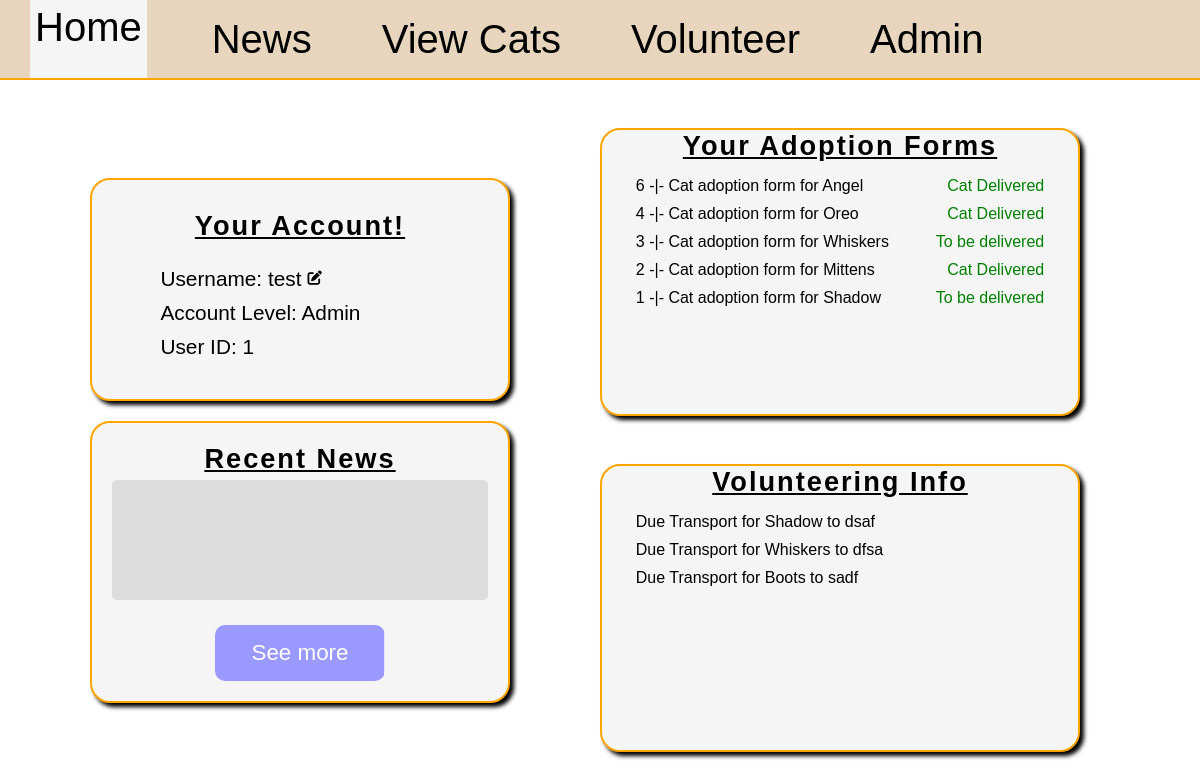
/home/1, run on the app's committed database.
### db_management.py (models this page shows)
class User(db.Model):
    id = db.Column(db.Integer, primary_key=True)
    username = db.Column(db.String(50), nullable=False, unique=True)
    password = db.Column(db.String(50), nullable=False)
    level = db.Column(db.String(50), nullable=False)
    news = db.relationship("News", backref="author", lazy=True)
    forms = db.relationship("AdoptionForm", backref="user", lazy=True)
    volunteer_request = db.relationship(
        "VolunteerRequest", backref="user", lazy=True
    )
    transport = db.relationship("CatTransport", backref="user", lazy=True)

class AdoptionForm(db.Model):
    id = db.Column(db.Integer, primary_key=True)
    address = db.Column(db.String(30), nullable=False)
    other_pets = db.Column(db.Integer, nullable=False)
    reason = db.Column(db.String(100), nullable=False)
    cat_id = db.Column(db.Integer, db.ForeignKey("cat.id"), nullable=False)
    user_id = db.Column(db.Integer, db.ForeignKey("user.id"), nullable=False)
    review = db.relationship(
        "AdoptionFormReview", backref="form", uselist=False
    )

class Cat(db.Model):
    id = db.Column(db.Integer, primary_key=True)
    name = db.Column(db.String(25), nullable=False)
    bio = db.Column(db.String(100), nullable=False)
    age = db.Column(db.Integer, nullable=False)
    gender = db.Column(db.String(1), nullable=False)
    image = db.Column(db.String(100))
    room = db.Column(db.String(2))
    adopted = db.Column(db.Boolean, nullable=False, default=False)
    forms = db.relationship("AdoptionForm", backref="cat", lazy=True)
    transport = db.relationship(
        "CatTransport", backref="cat", lazy=True, uselist=False
    )

class AdoptionFormReview(db.Model):
    id = db.Column(db.Integer, primary_key=True)
    status = db.Column(db.String(30), nullable=False)
    reason = db.Column(db.String(30))
    form_id = db.Column(
        db.Integer,
        db.ForeignKey("adoption_form.id"),
        unique=True,
        nullable=False,
    )

### main.py (the view)
@app.route("/home/<int:id>", methods=["GET", "POST"])
def home(id):
    user = User.query.filter(User.id == id).first()
    form = UsernameForm()
    newest_news = News.query.order_by(News.id.desc()).first()
    user_adoptions = AdoptionForm.query.filter(AdoptionForm.user_id == id).all()
    transport_reviews = AdoptionFormReview.query.filter(
        AdoptionFormReview.status == "To be delivered",
    ).all()
    due_transports = []
    for review in transport_reviews:
        due_transports.append(review.form)
    user_applications = (
        VolunteerRequest.query.filter(VolunteerRequest.user_id == id)
        .order_by(VolunteerRequest.user_id.desc())
        .all()
    )
    if form.validate_on_submit():
        form_username = form.username.data
        found_user = User.query.filter(User.username == form_username).first()
        if found_user and form_username != user.username:
            form.username.data = user.username
            return render_template(
                "home.html",
                applications=user_applications,
                user=user,
                form=form,
                error="exists",
                news=newest_news,
                adoptions=user_adoptions,
                transports=due_transports,
            )
        else:
            user.username = form_username
            db.session.commit()
            return redirect(url_for("home", id=user.id))
    else:
        form.username.data = user.username
        return render_template(
            "home.html",
            applications=user_applications,
            user=user,
            form=form,
            error="none",
            news=newest_news,
            adoptions=user_adoptions,
            transports=due_transports,
        )

### templates/home.html (shortened to what this page needs)
{% extends "base.html" %}
{% block style %}
<link rel="stylesheet" href="{{ url_for('static', filename='home.css') }}">
<link rel="stylesheet" href="https://cdnjs.cloudflare.com/ajax/libs/font-awesome/6.5.0/css/all.min.css">
{% endblock %}
{% block content %}
<main>
	<section id="section-1">
	<div id="profile-div" class="page-div">
		<div id="details">
			<h2>Your Account!</h2>
			<p id="error" class="{{ error }}"></p>
			<div id="username-div">
				<p class="account-detail" id="username-show">Username: {{ user.username }}</p>
				<i class="fas fa-pen-to-square account-detail" id="edit"></i>
			</div>
			<p class="account-detail">Account Level: {{ user.level|capitalize }}</p>
			<p class="account-detail">User ID: {{ user.id }}</p>
		</div>
	</div>
	<div id="news-div" class="page-div">
		<h2>Recent News</h2>
		<div id="newest-news">
		</div>
		<a href="/news/{{ user.id }}" id="news-btn" class="page-link-btn">See more</a>
	</div>
	</section>
	<section id="section-2">
	<div id="adoptions-div" class="page-div">
		<h2>Your Adoption Forms</h2>
		<div id="user-adoptions">
			{% if adoptions %}
			{% for form in adoptions|reverse %}
			<div class="cat-form">
				<p class="form-link cat-adoption" id="{{ form.id }}">{{ form.id }} -|- Cat adoption form for {{ form.cat.name }}</p>
				{% if form.review %}
					{% if form.review.status=="Declined" %}
						<p class="denied">{{ form.review.status }}</p>
					{% else %}
						<p class="accepted">{{ form.review.status }}</p>
					{% endif %}
				{% endif %}
			</div>
			{% endfor %}
			{% else %}
			<p class="no-adoptions">Oh no! You don't have any adoption forms.</p>
			<p class="no-adoptions">Would you like to submit one?</p>
			<a href="/cats/{{ user.id}}" class="page-link-btn" id="adoption-btn">See cats</a>
			{% endif %}
		</div>
	</div>
	<div class="page-div" id="volunteer-div">
		<h2>Volunteering Info</h2>
		{% if user.level == "user" and applications|length == 0 %}
		<p class="not-volunteer">Oh no! It seems you aren't a volunteer!</p>
		<p class="not-volunteer">Our mission is made achievable by our volunteers.</p>
		<p class="not-volunteer">Would you like to help us?</p>
		<a href="/become_volunteer/{{ user.id }}" class="page-link-btn" id="volunteer-btn">Apply now</a>
		{% elif user.level == "volunteer" or user.level == "admin" %}
		<div id="due-transports">
			{% for form in transports %}
			<div class="transport-div">
				<a class="due-transport" href="/is_volunteer/{{ user.id }}/{{ form.id }}">Due Transport for {{ form.cat.name }} to {{ form.address }}</a>
			</div>
			{% endfor %}
		</div>
		{% endif %}
	</div>
	</section>
</main>
{% endblock %}

### static/styles.css (style rules this page uses)
* { margin: 0; padding: 0; box-sizing: border-box; font-family:Arial, Helvetica, sans-serif; }
html, body { width: 100vw; height: 100vh; font-size: 16px; }
.page-link-btn { color: white; background: linear-gradient(90deg, #ff9900 50%, #9999ff 50%); background-size: 200% 100%; background-position: right; transition: background-position 0.3s ease; border-radius: 10px; display: flex; align-items: center; justify-content: center; text-decoration: none; }
#error { color: #884444; padding: 10px; }

### static/home.css (style rules this page uses)
body { overflow: hidden; }
main { display: flex; justify-content: center; align-items: center; width: 100%; height: 90%; }
.page-div { border: solid orange 2px; border-radius: 20px; transition: 0.3s ease-in-out; box-shadow: 4px 4px 4px black; background-color: whitesmoke; }
#section-1 { width: 40vw; height: 100%; display: flex; flex-direction: column; align-items: center; justify-content: center; }
#section-2 { width: 50vw; height: 100%; display: flex; flex-direction: column; align-items: center; justify-content: space-evenly; }
h2 { font-size: 1.7rem; text-decoration: underline; font-weight: 900; letter-spacing: 2px; margin-bottom: 5px; }
#profile-div { width: 35vw; padding: 20px; display: flex; flex-direction: column; align-items: center; }
#details { padding: 5px; display: flex; flex-direction: column; align-items: center; margin: 5px; border-radius: 10px; width: 90%; }
.account-detail { font-size: 1.3rem; margin-bottom: 10px; text-align: left; width: 85%; }
#username-div { width: 85%; display: flex; justify-content: left; align-items: center; }
#username-div .account-detail { width: auto; margin-right: 6px; }
#username-div i { font-size: 0.9rem; }
#news-div { margin-top: 20px; width: 35vw; display: flex; flex-direction: column; justify-content: center; align-items: center; padding: 20px; }
#newest-news { width: 100%; height: 15vh; display: flex; flex-direction: column; justify-content: center; background-color: #dddddd; padding: 10px; border-radius: 5px; }
#news-btn { margin-top: 25px; width: 45%; font-size: 1.4rem; height: 7vh; }
#adoptions-div, #volunteer-div { width: 40vw; height: 40%; display: flex; flex-direction: column; align-items: center; }
#volunteer-div { height: 40%; }
#user-adoptions, #user-applications, #due-transports { width: 90%; padding: 5px; max-height: 30vh; overflow: auto; display: grid; }
.cat-form, .application-div, .transport-div { padding: 5px; width: 100%; border-radius: 7px; display: flex; align-items: center; justify-content: space-between; }
.form-link, .application-link, .due-transport { text-decoration: none; color: black; }
.accepted { color: green; }

### data on the page
User: username "test", level "Admin", id "1"
AdoptionForm: id "6", cat.name "Angel", review.status "Cat Delivered"
AdoptionForm: id "4", cat.name "Oreo", review.status "Cat Delivered"
AdoptionForm: id "3", cat.name "Whiskers", review.status "To be delivered", address "dfsa"
AdoptionForm: id "2", cat.name "Mittens", review.status "Cat Delivered"
AdoptionForm: id "1", cat.name "Shadow", review.status "To be delivered", address "dsaf"
AdoptionForm: cat.name "Boots", address "sadf"
